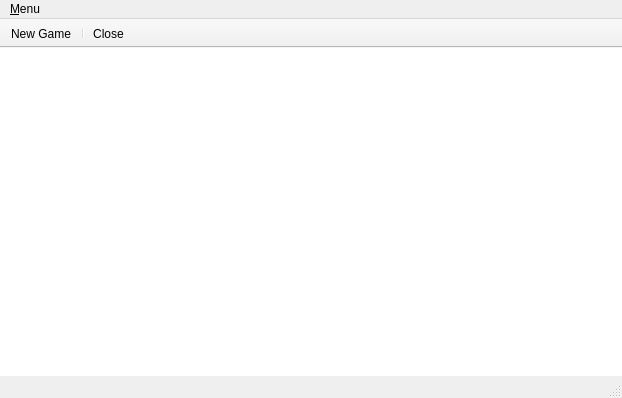
<?xml version="1.0" encoding="UTF-8"?>
<ui version="4.0">
 <class>MainWindow</class>
 <widget class="QMainWindow" name="MainWindow">
  <property name="geometry">
   <rect>
    <x>0</x>
    <y>0</y>
    <width>622</width>
    <height>398</height>
   </rect>
  </property>
  <property name="windowTitle">
   <string>MainWindow</string>
  </property>
  <widget class="QWidget" name="centralWidget">
   <widget class="QGraphicsView" name="graphicsView">
    <property name="geometry">
     <rect>
      <x>-5</x>
      <y>-49</y>
      <width>631</width>
      <height>421</height>
     </rect>
    </property>
    <property name="autoFillBackground">
     <bool>false</bool>
    </property>
    <property name="transformationAnchor">
     <enum>QGraphicsView::AnchorViewCenter</enum>
    </property>
   </widget>
  </widget>
  <widget class="QMenuBar" name="menuBar">
   <property name="geometry">
    <rect>
     <x>0</x>
     <y>0</y>
     <width>622</width>
     <height>18</height>
    </rect>
   </property>
   <widget class="QMenu" name="menu_Menu">
    <property name="title">
     <string>&amp;Menu</string>
    </property>
    <addaction name="actionNew_Game"/>
    <addaction name="separator"/>
    <addaction name="actionClose"/>
   </widget>
   <addaction name="menu_Menu"/>
  </widget>
  <widget class="QToolBar" name="mainToolBar">
   <property name="enabled">
    <bool>true</bool>
   </property>
   <property name="acceptDrops">
    <bool>false</bool>
   </property>
   <property name="movable">
    <bool>false</bool>
   </property>
   <attribute name="toolBarArea">
    <enum>TopToolBarArea</enum>
   </attribute>
   <attribute name="toolBarBreak">
    <bool>false</bool>
   </attribute>
   <addaction name="actionNew_Game"/>
   <addaction name="separator"/>
   <addaction name="actionClose"/>
  </widget>
  <widget class="QStatusBar" name="statusBar"/>
  <action name="actionNew_Game">
   <property name="icon">
    <iconset resource="../assets/assets.qrc">
     <normaloff>:/common/new.svg</normaloff>:/common/new.svg</iconset>
   </property>
   <property name="text">
    <string>&amp;New Game</string>
   </property>
   <property name="toolTip">
    <string>Creates a new game</string>
   </property>
   <property name="shortcut">
    <string>Ctrl+N</string>
   </property>
  </action>
  <action name="actionClose">
   <property name="icon">
    <iconset>
     <normalon>:/common/close.svg</normalon>
    </iconset>
   </property>
   <property name="text">
    <string>C&amp;lose</string>
   </property>
   <property name="toolTip">
    <string>Closes the program</string>
   </property>
  </action>
 </widget>
 <layoutdefault spacing="6" margin="11"/>
 <resources>
  <include location="../assets/assets.qrc"/>
 </resources>
 <connections>
  <connection>
   <sender>actionClose</sender>
   <signal>triggered()</signal>
   <receiver>MainWindow</receiver>
   <slot>close()</slot>
   <hints>
    <hint type="sourcelabel">
     <x>-1</x>
     <y>-1</y>
    </hint>
    <hint type="destinationlabel">
     <x>241</x>
     <y>153</y>
    </hint>
   </hints>
  </connection>
  <connection>
   <sender>actionNew_Game</sender>
   <signal>triggered()</signal>
   <receiver>MainWindow</receiver>
   <slot>showMaximized()</slot>
   <hints>
    <hint type="sourcelabel">
     <x>-1</x>
     <y>-1</y>
    </hint>
    <hint type="destinationlabel">
     <x>310</x>
     <y>198</y>
    </hint>
   </hints>
  </connection>
 </connections>
</ui>
